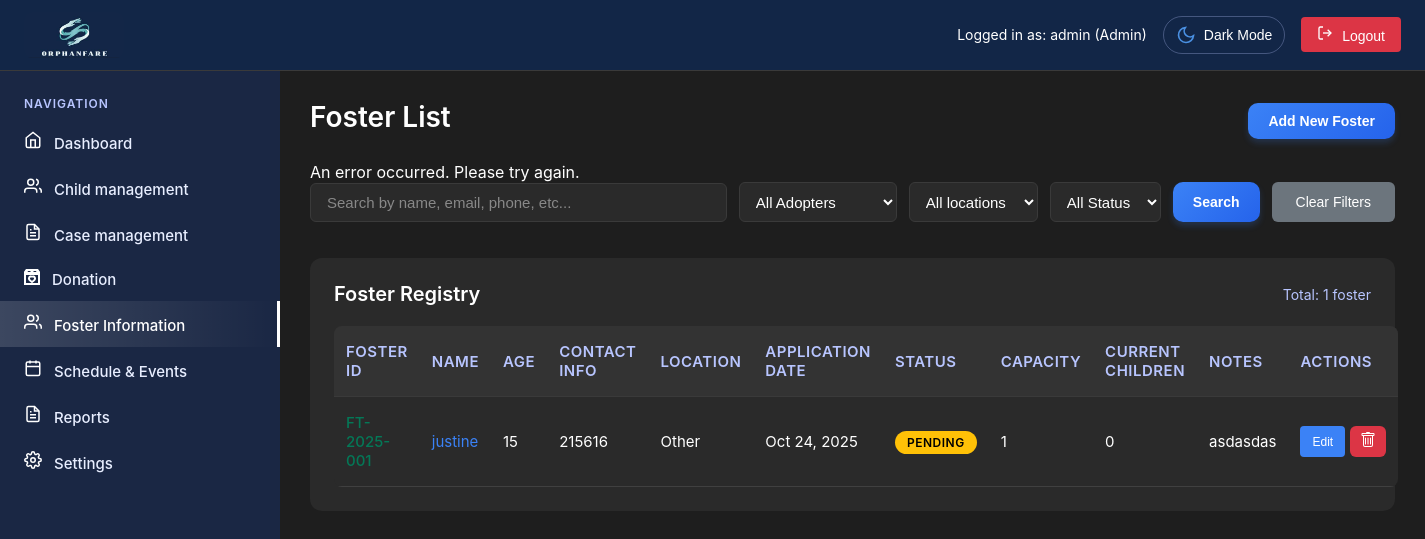
The page /admin/foster-info.php?error=invalid_foster (signed in) on the database as committed earlier.
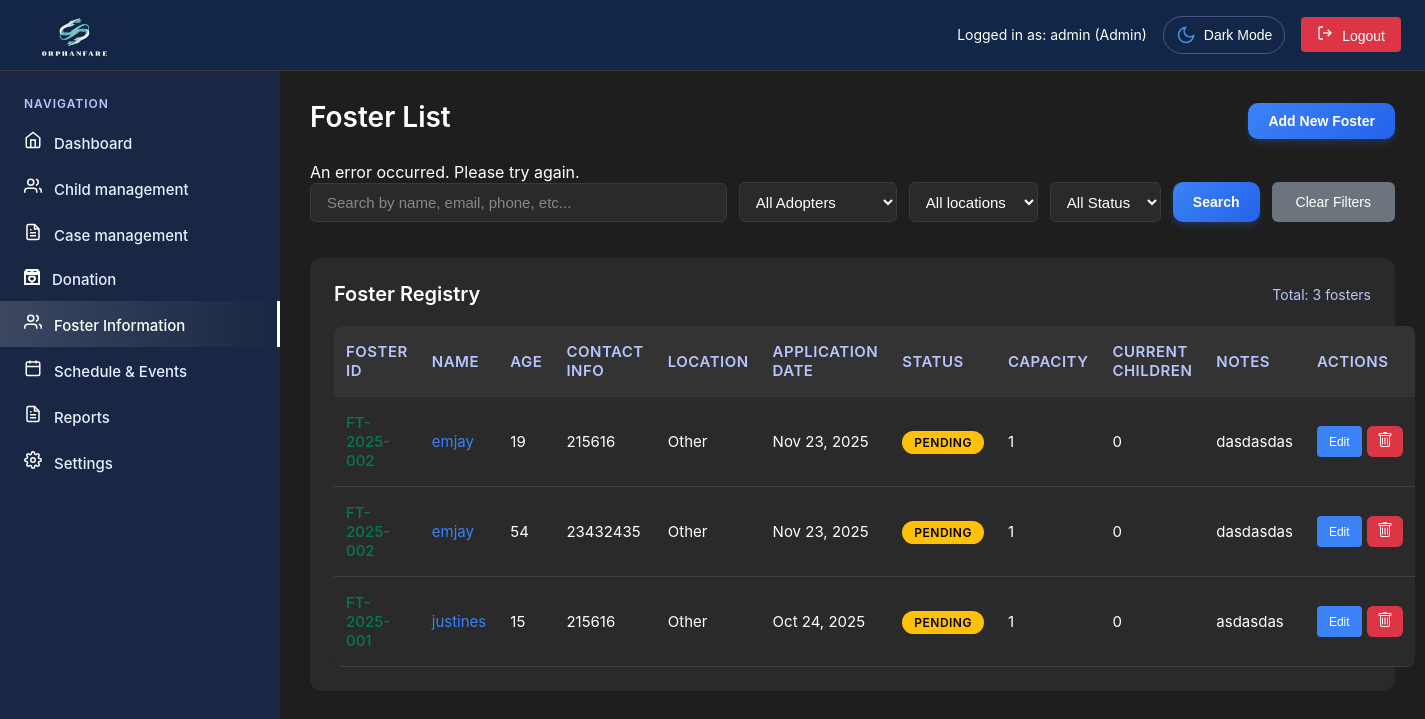
The same page on the database as committed later.
### tables this page shows
CREATE TABLE `foster_parents` (
  `id` int(11) NOT NULL,
  `foster_id` varchar(20) NOT NULL,
  `name` varchar(100) NOT NULL,
  `age` int(11) NOT NULL,
  `birth_date` date DEFAULT NULL,
  `birth_place` varchar(100) DEFAULT NULL,
  `educational_attainment` varchar(100) DEFAULT NULL,
  `religion` varchar(50) DEFAULT NULL,
  `gender` enum('Male','Female') DEFAULT NULL,
  `civil_status` varchar(50) DEFAULT NULL,
  `contact_number` varchar(20) DEFAULT NULL,
  `email` varchar(100) DEFAULT NULL,
  `address` text DEFAULT NULL,
  `occupation` varchar(100) DEFAULT NULL,
  `salary_multiplier` varchar(20) DEFAULT NULL,
  `monthly_income` varchar(50) DEFAULT NULL,
  `income_source` varchar(255) DEFAULT NULL,
  `status` enum('Active','Inactive','Pending','Approved','Rejected') DEFAULT 'Pending',
  `family_planning` text DEFAULT NULL,
  `adoption_awareness` text DEFAULT NULL,
  `parenting_approach` text DEFAULT NULL,
  `age_preference` varchar(50) DEFAULT NULL,
  `gender_preference` varchar(20) DEFAULT NULL,
  `interests` text DEFAULT NULL,
  `personality_traits` text DEFAULT NULL,
  `experience_level` varchar(50) DEFAULT NULL,
  `problem_presented` text DEFAULT NULL,
  `assessment_recommendation` text DEFAULT NULL,
  `family_composition` longtext DEFAULT NULL CHECK (json_valid(`family_composition`)),
  `assessment_date` date DEFAULT NULL,
  `social_worker_name` varchar(100) DEFAULT NULL,
  `psychological_evaluation` varchar(50) DEFAULT NULL,
  `psychologist_notes` text DEFAULT NULL,
  `overall_assessment` varchar(50) DEFAULT NULL,
  `dswd_referral_date` date DEFAULT NULL,
  `capacity` int(11) DEFAULT 1,
  `current_children` int(11) DEFAULT 0,
  `notes` text DEFAULT NULL,
  `photo_path` varchar(255) DEFAULT NULL,
  `created_at` timestamp NOT NULL DEFAULT current_timestamp(),
  `updated_at` timestamp NOT NULL DEFAULT current_timestamp() ON UPDATE current_timestamp(),
  `cf_home_ownership` varchar(50) DEFAULT NULL,
  `cf_years_at_address` int(11) DEFAULT NULL,
  `cf_previous_experience` text DEFAULT NULL,
  `cf_references` text DEFAULT NULL,
  `cf_emergency_contact` varchar(100) DEFAULT NULL
);

### admin/includes/permissions.php (called while the page is built, shortened)
<?php
class PermissionManager {
    private $conn;
    private $role;
    private $is_pdo = false;
    public function __construct($conn, $role, $user_id) {
        $this->conn = $conn;
        $this->role = $role;
        $this->is_pdo = $conn instanceof PDO;
    }
    public function hasPermission($module, $action) {
        if ($this->is_pdo) {
            $sql = "SELECT can_view, can_edit, can_delete, can_create
                    FROM permissions
                    WHERE role = ? AND module = ?";
            $stmt = $this->conn->prepare($sql);
            $stmt->execute([$this->role, $module]);
            $permission = $stmt->fetch(PDO::FETCH_ASSOC);
        }
        if ($permission) {
            switch ($action) {
                case 'view': return (bool)$permission['can_view'];
                case 'edit': return (bool)$permission['can_edit'];
                case 'delete': return (bool)$permission['can_delete'];
                case 'create': return (bool)$permission['can_create'];
            }
        }
        return false;
    }
}
?>

### admin/includes/auth.php (called while the page is built, shortened)
<?php
function formatDate($date) {
    return date('M j, Y', strtotime($date));
}
?>

### admin/foster-info.php (the view, shortened to what the changed rows need)
<?php
require_once 'includes/header.php';
$query = "SELECT * FROM foster_parents WHERE 1=1";
$params = [];
$query .= " ORDER BY created_at DESC";
try {
    $stmt = $pdo->prepare($query);
    $stmt->execute($params);
    $fosterParents = $stmt->fetchAll();
    $totalFosters = count($fosterParents);
} catch (Exception $e) {
    error_log("Foster info error: " . $e->getMessage());
    $fosterParents = [];
    $totalFosters = 0;
}
$canEdit = $permissionManager->hasPermission('foster_info', 'edit');
$canDelete = $permissionManager->hasPermission('foster_info', 'delete');
?>
<main class="main-content">
    <div class="page-header">
        <h1 class="page-title">Foster List</h1>
    </div>
    <div class="registry-section">
        <div class="registry-header">
            <h2 class="registry-title">Foster Registry</h2>
            <span class="total-count">Total: <?php echo $totalFosters; ?> foster<?php echo $totalFosters !== 1 ? 's' : ''; ?></span>
        </div>
        <?php if (empty($fosterParents)): ?>
            <div class="no-items" style="text-align: center; padding: 40px; color: #888;">
                <p>No foster parents found.</p>
                <button class="btn btn-primary" onclick="window.location.href='new-foster.php'">Add Your First Foster Parent</button>
            </div>
        <?php else: ?>
            <table class="foster-table">
                <thead>
                    <tr>
                        <th>Foster ID</th>
                        <th>Name</th>
                        <th>Age</th>
                        <th>Contact Info</th>
                        <th>Location</th>
                        <th>Application Date</th>
                        <th>Status</th>
                        <th>Capacity</th>
                        <th>Current Children</th>
                        <th>Notes</th>
                        <th>Actions</th>
                    </tr>
                </thead>
                <tbody>
                    <?php foreach ($fosterParents as $foster): ?>
                    <tr>
                        <td class="foster-id clickable-id"
                            <?php if ($canEdit): ?>onclick="showFosterDetails('<?php echo htmlspecialchars($foster['foster_id']); ?>')" style="cursor: pointer; color: #047857;"<?php else: ?>style="cursor: not-allowed; color: #cccccc;"<?php endif; ?>>
                            <?php echo htmlspecialchars($foster['foster_id'] ?? 'N/A'); ?>
                        </td>
                        <td>
                            <a href="foster-details.php?foster_id=<?php echo $foster['foster_id']; ?>" class="clickable-name">
                                <?php echo htmlspecialchars($foster['name'] ?? 'Unknown'); ?>
                            </a>
                        </td>
                        <td><?php echo htmlspecialchars($foster['age'] ?? 'N/A'); ?></td>
                        <td class="contact-info">
                            <?php echo htmlspecialchars($foster['contact_number'] ?? 'N/A'); ?>
                        </td>
                        <td>
                            <?php
                            $displayLocation = 'Other';
                            echo htmlspecialchars($displayLocation);
                            ?>
                        </td>
                        <td><?php echo formatDate($foster['created_at'] ?? ''); ?></td>
                        <td>
                            <?php
                            $statusClass = 'status-pending';
                            switch($foster['status'] ?? 'Pending') {
                                default:
                                    $statusClass = 'status-pending';
                            }
                            ?>
                            <span class="status-badge <?php echo $statusClass; ?>">
                                <?php echo htmlspecialchars($foster['status'] ?? 'Pending'); ?>
                            </span>
                        </td>
                        <td><?php echo htmlspecialchars($foster['capacity'] ?? 1); ?></td>
                        <td><?php echo htmlspecialchars($foster['current_children'] ?? 0); ?></td>
                        <td class="notes-cell" title="<?php echo htmlspecialchars($foster['notes'] ?? ''); ?>">
                            <?php
                            $notes = $foster['notes'] ?? '';
                            if (strlen($notes) > 50) {
                                echo htmlspecialchars(substr($notes, 0, 50)) . '...';
                            } else {
                                echo htmlspecialchars($notes);
                            }
                            ?>
                        </td>
                        <td>
                            <?php if ($canEdit): ?>
                                <div class="action-buttons" style="display: flex; gap: 5px;">
                                    <button class="btn-small btn-update"
                                            onclick="window.location.href='foster-details.php?foster_id=<?php echo $foster['foster_id']; ?>'">
                                        Edit
                                    </button>
                                    <?php if ($canDelete): ?>
                                    <button class="btn-small btn-delete"
                                            onclick="deleteFoster('<?php echo $foster['foster_id']; ?>', '<?php echo htmlspecialchars($foster['name'] ?? 'Unknown'); ?>')">
                                    </button>
                                    <?php endif; ?>
                                </div>
                            <?php else: ?>
                                <span style="color: #888; font-style: italic;">Read-only</span>
                            <?php endif; ?>
                        </td>
                    </tr>
                    <?php endforeach; ?>
                </tbody>
            </table>
        <?php endif; ?>
    </div>
</main>
<?php require_once 'includes/footer.php'; ?>

Rows that differ between the two databases and show on the page:
added foster_parents: foster "FT-2025-002", name "emjay", age "19", contact_number "215616", displayLocation "Other", created_at "Nov 23, 2025", status "PENDING", capacity "1", current_children "0", notes "dasdasdas"
added foster_parents: foster "FT-2025-002", name "emjay", age "54", contact_number "23432435", displayLocation "Other", created_at "Nov 23, 2025", status "PENDING", capacity "1", current_children "0", notes "dasdasdas"
changed foster_parents "FT-2025-001": name "justine" → "justines"
Other text that changed with them:
$totalFosters: "1" → "3"
text now shown: "s"
